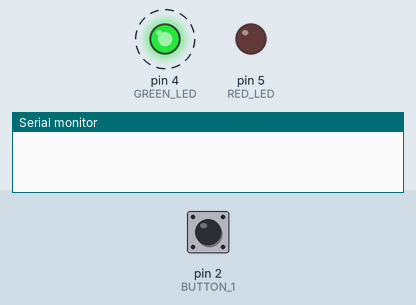
The sketch below on a simulated Arduino Uno, built with avr-gcc and run on an emulated ATmega328P. Parts: output pins drawn as LEDs (lit = HIGH), the last lines printed to the serial monitor. Dashed ring = blinking. The test bench sets the inputs (shaded band); at power-on: pin 2 (BUTTON_1) LOW.

Above: at 1.2 s.
1.3 s: pin 2 (BUTTON_1) pulled HIGH for 0.15 s
At 1.4 s:
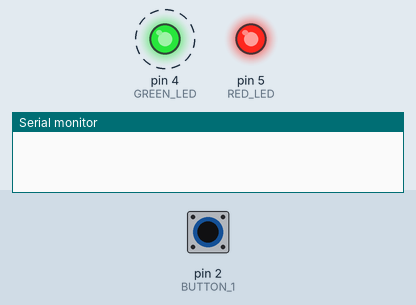
4.3 s: pin 2 (BUTTON_1) pulled HIGH for 1 s
At 6.7 s:
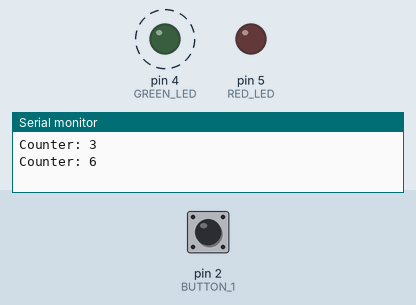
7.3 s: pin 2 (BUTTON_1) pulled HIGH for 3.2 s
At 8.7 s:
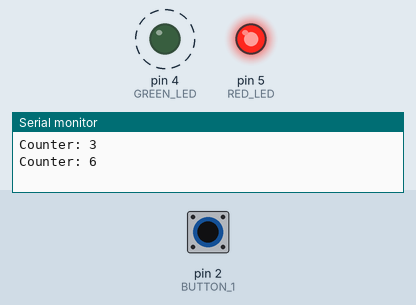
Timing chart, 0 to 18.0 s (numbered marks = the images above; inputs shaded):
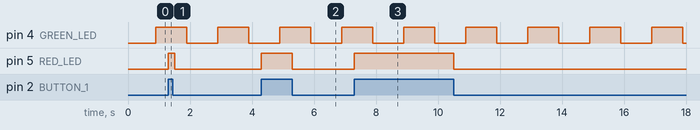

The sketch:

lab_3.ino
```cpp
#define GREEN_LED 4
#define RED_LED   5
#define BUTTON_1  2

#define TIMER1_COMPARE_VALUE 25000

volatile int gCounter = 0;
bool gPrint = false;

void setup() {
  Serial.begin(9600);
  configurePins();
  configureTimers();
}

void loop() {
  //Main task, prints to serial
  if(gPrint){
    Serial.print("Counter: ");
    Serial.println(gCounter/10);
    gPrint = false;
  }
}

//contains setup for timers
void configureTimers(){
  //Turn off interrupts
  noInterrupts();

  //reset Timer/Counter 1 Control Register A/B
  TCCR1A = 0;
  TCCR1B = 0;

  //set Output Compare register value
  OCR1A = TIMER1_COMPARE_VALUE;

  //Config settings for timer
  TCCR1B |= (1<<WGM12); //CTC mode
  TCCR1B |= (1<<CS11); //64 prescalar
  TCCR1B |= (1<<CS10);

  //enable interrupts from output compare registers A and B
  TIMSK1 |= (1<<OCIE1A);
  interrupts();
}

//contains setup for pins
void configurePins(){
  pinMode(BUTTON_1, INPUT);
  pinMode(GREEN_LED, OUTPUT);
  pinMode(RED_LED, OUTPUT);
}

//Interrupt, 10 Hz
ISR(TIMER1_COMPA_vect){

  //Task 2, write to RED_LED
  digitalWrite(RED_LED, digitalRead(BUTTON_1));
  gCounter++;

  //Task 1, 1 Hz, toggle GREEN_LED
  if(gCounter%10 == 0){
    digitalWrite(GREEN_LED, !digitalRead(GREEN_LED));
  }

  //Main task, 0.333 Hz, raise print flag
  if(gCounter%30 == 0){
    gPrint = true;
  }
}
```

Measured:
- after the input at 1.3 s, pin 5 (RED_LED): LOW → HIGH at once, → LOW 0.20 s later
- after the input at 4.3 s, pin 5 (RED_LED): LOW → HIGH at once, → LOW 1.0 s later
- after the input at 7.3 s, pin 5 (RED_LED): LOW → HIGH at once, → LOW 3.2 s later
- by itself, pin 4 (GREEN_LED): alternates HIGH for 1.0 s and LOW for 1.0 s
